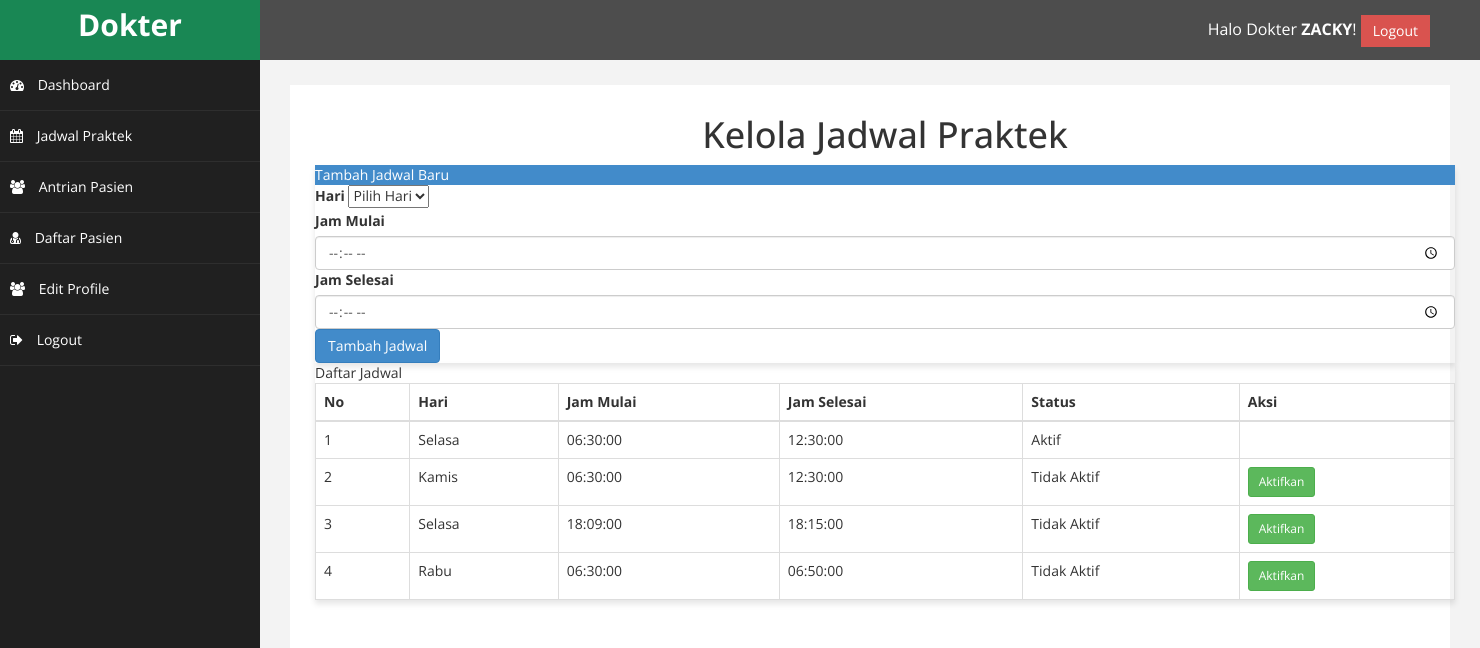
Page /dokter/index.php?halaman=jadwal_praktek (signed in) on the committed database.
### tables this page shows
CREATE TABLE `dokter` (
  `id` int(11) NOT NULL,
  `nama` varchar(150) NOT NULL,
  `alamat` varchar(255) DEFAULT NULL,
  `no_hp` varchar(20) NOT NULL,
  `id_poli` int(11) NOT NULL,
  `username` varchar(100) NOT NULL,
  `password` varchar(255) NOT NULL
);

CREATE TABLE `jadwal_periksa` (
  `id` int(11) NOT NULL,
  `id_dokter` int(11) NOT NULL,
  `hari` varchar(10) NOT NULL,
  `jam_mulai` time NOT NULL,
  `jam_selesai` time NOT NULL,
  `jadwal_aktif` tinyint(1) DEFAULT 0
);

### dokter/jadwal_praktek.php (the view, shortened to what this page needs)
<?php
require '../koneksi/koneksi.php';
$dokter_id = $_SESSION['dokter_id'];
$query = "SELECT * FROM jadwal_periksa WHERE id_dokter = ?";
$stmt = $koneksi->prepare($query);
$stmt->bind_param("i", $dokter_id);
$stmt->execute();
$result = $stmt->get_result();
$jadwal = $result->fetch_all(MYSQLI_ASSOC);
?>
<!DOCTYPE html>
<html lang="en">
<head>
</head>
<body>
<div class="container mt-5">
    <h1 class="text-center mb-4">Kelola Jadwal Praktek</h1>
    <div class="card mb-4">
        <div class="card-header bg-primary text-white">Tambah Jadwal Baru</div>
        <div class="card-body">
            <form method="POST">
                <div class="mb-3">
                    <label for="hari" class="form-label">Hari</label>
                    <select class="form-select" id="hari" name="hari" required>
                        <option value="">Pilih Hari</option>
                    </select>
                </div>
                <div class="mb-3">
                    <label for="jam_mulai" class="form-label">Jam Mulai</label>
                    <input type="time" class="form-control" id="jam_mulai" name="jam_mulai" required>
                </div>
                <div class="mb-3">
                    <label for="jam_selesai" class="form-label">Jam Selesai</label>
                    <input type="time" class="form-control" id="jam_selesai" name="jam_selesai" required>
                </div>
                <button type="submit" name="add_jadwal" class="btn btn-primary">Tambah Jadwal</button>
            </form>
        </div>
    </div>
    <div class="card">
        <div class="card-header bg-secondary text-white">Daftar Jadwal</div>
        <div class="card-body">
            <table class="table table-bordered">
                <thead>
                <tr>
                    <th>No</th>
                    <th>Hari</th>
                    <th>Jam Mulai</th>
                    <th>Jam Selesai</th>
                    <th>Status</th>
                    <th>Aksi</th>
                </tr>
                </thead>
                <tbody>
                <?php if (empty($jadwal)): ?>
                    <tr>
                        <td colspan="6" class="text-center">Belum ada jadwal.</td>
                    </tr>
                <?php else: ?>
                    <?php foreach ($jadwal as $index => $j): ?>
                        <tr>
                            <td><?= $index + 1 ?></td>
                            <td><?= htmlspecialchars($j['hari']) ?></td>
                            <td><?= htmlspecialchars($j['jam_mulai']) ?></td>
                            <td><?= htmlspecialchars($j['jam_selesai']) ?></td>
                            <td><?= $j['jadwal_aktif'] ? "Aktif" : "Tidak Aktif" ?></td>
                            <td>
                                <?php if (!$j['jadwal_aktif']): ?>
                                    <form method="POST" style="display:inline;">
                                        <button type="submit" name="activate_jadwal" class="btn btn-success btn-sm">Aktifkan</button>
                                    </form>
                                <?php endif; ?>
                            </td>
                        </tr>
                    <?php endforeach; ?>
                <?php endif; ?>
                </tbody>
            </table>
        </div>
    </div>
</div>
</body>
</html>

### dokter/index.php (shortened to what this page needs)
<?php
include('../koneksi/koneksi.php');
$username = $_SESSION['username'];
$query = "SELECT nama FROM dokter WHERE username = ?";
$stmt = $koneksi->prepare($query);
$stmt->bind_param("s", $username);
$stmt->execute();
$result = $stmt->get_result();
if ($row = $result->fetch_assoc()) {
    $nama_lengkap = $row['nama'];
    $nama_depan = explode(' ', $nama_lengkap)[0];
} else {
    $nama_depan = "Dokter";
}
?>
<!DOCTYPE html>
<html xmlns="http://www.w3.org/1999/xhtml">
<head>
    <link href="assets/css/bootstrap.css" rel="stylesheet" />
    <link href="assets/css/font-awesome.css" rel="stylesheet" />
    <link href="assets/css/custom.css" rel="stylesheet" />
</head>
<body>
<div id="wrapper">
    <nav class="navbar navbar-default navbar-cls-top" role="navigation" style="margin-bottom: 0">
        <div class="navbar-header">
            <a class="navbar-brand" href="index.php">Dokter</a>
        </div>
        <div style="color: white; padding: 15px 50px 5px 50px; float: right; font-size: 16px;">
            Halo Dokter <strong><?php echo htmlspecialchars($nama_depan); ?></strong>!
            <a href="logout.php" class="btn btn-danger square-btn-adjust">Logout</a>
        </div>
    </nav>
    <nav class="navbar-default navbar-side" role="navigation">
        <div class="sidebar-collapse">
            <ul class="nav" id="main-menu">
                <li>
                    <a href="index.php"><i class="fa fa-dashboard"></i> Dashboard</a>
                </li>
                <li>
                    <a href="index.php?halaman=jadwal_praktek"><i class="fa fa-calendar"></i> Jadwal Praktek</a>
                </li>
                <li>
                    <a href="index.php?halaman=antrian_pasien"><i class="fa fa-users"></i> Antrian Pasien</a>
                </li>
                <li>
                    <a href="index.php?halaman=daftar_pasien"><i class="fa fa-user-md"></i> Daftar Pasien</a>
                </li>
                <li>
                    <a href="index.php?halaman=edit_profile"><i class="fa fa-users"></i> Edit Profile</a>
                </li>
                <li>
                    <a href="logout.php"><i class="fa fa-sign-out"></i> Logout</a>
                </li>
            </ul>
        </div>
    </nav>
    <div id="page-wrapper">
        <div id="page-inner">
        <?php
            if (isset($_GET["halaman"])) {
                if ($_GET["halaman"] == "jadwal_praktek") {
                    include 'jadwal_praktek.php';
                } elseif ($_GET["halaman"] == "antrian_pasien") {
                    include 'antrian_pasien.php';
                } elseif ($_GET["halaman"] == "daftar_pasien") {
                    include 'daftar_pasien.php';
                }elseif ($_GET["halaman"] == "edit_profile") {
                    include 'edit_profile.php';
                } elseif ($_GET["halaman"] == "logout") {
                    include 'logout.php';
                } else {
                    echo "<h1>Halaman tidak ditemukan</h1>";
                }
            } else {
                include 'home.php';
            }
            ?>
        </div>
    </div>
</div>
</body>
</html>

### dokter/assets/css/custom.css (style rules this page uses)
body { font-family: 'Open Sans', sans-serif; }
#wrapper { width: 100%; background:#202020; }
#page-wrapper { padding: 15px 15px; min-height: 600px; background:#F3F3F3; }
#page-inner { width:100%; margin:10px 20px 10px 0px; background-color:#fff!important; padding:10px; min-height:1200px; }
.text-center { text-align:center; }
.square-btn-adjust { border: 0px solid transparent; -webkit-border-radius: 0px; -moz-border-radius: 0px; border-radius: 0px; }
.navbar-cls-top .navbar-brand { color: #fff; background: #198754; width: 260px; text-align: center; height: 60px; font-size: 30px; font-weight: 700; }
.sidebar-collapse , .sidebar-collapse .nav { background:none; }
.sidebar-collapse .nav { padding:0; }
.sidebar-collapse .nav > li > a { color:#fff; background:#202020; text-shadow:none; }
.sidebar-collapse > .nav > li > a { padding:15px 10px; }
.sidebar-collapse > .nav > li { border-bottom: 1px solid rgba(107, 108, 109, 0.19); }
.navbar-side { border:none; background-color: #202020; }
.navbar-cls-top { background:#4D4D4D; border-bottom:none; }
.navbar-default { border:0px solid black; }
.navbar-header { background: #198754; }
.nav > li > a > i { margin-right:10px; }
@media (min-width:768px) { #page-wrapper { margin: 0 0 0 260px; padding: 15px 30px; min-height: 1200px; } }
@media (min-width:768px) { .navbar-side { z-index: 1; position: absolute; width: 260px; } }
@media (min-width:768px) { .navbar { border-radius: 0px; } }

### dokter/jadwal_praktek.php (style rules this page uses)
body { background-color: #f8f9fa; }
.card { box-shadow: 0 4px 6px rgba(0, 0, 0, 0.1); }

### rows in the picture
dokter: nama "ZACKY"
jadwal_periksa: hari "Selasa", jam_mulai "06:30:00", jam_selesai "12:30:00", jadwal_aktif "Aktif"
jadwal_periksa: hari "Kamis", jam_mulai "06:30:00", jam_selesai "12:30:00", jadwal_aktif "Tidak Aktif"
jadwal_periksa: hari "Selasa", jam_mulai "18:09:00", jam_selesai "18:15:00", jadwal_aktif "Tidak Aktif"
jadwal_periksa: hari "Rabu", jam_mulai "06:30:00", jam_selesai "06:50:00", jadwal_aktif "Tidak Aktif"
